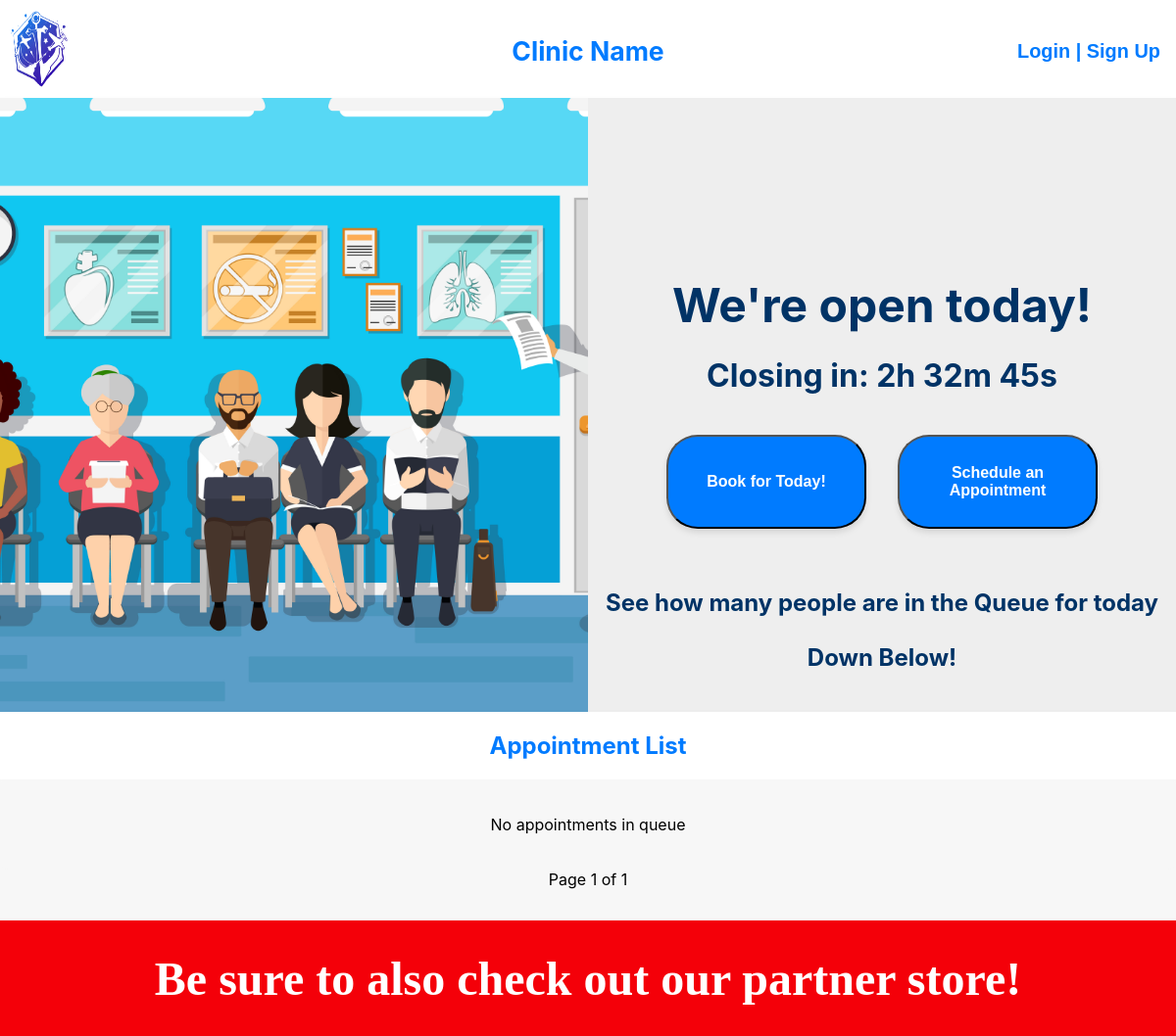
Before: /reception/home (upper part) with the older database file.
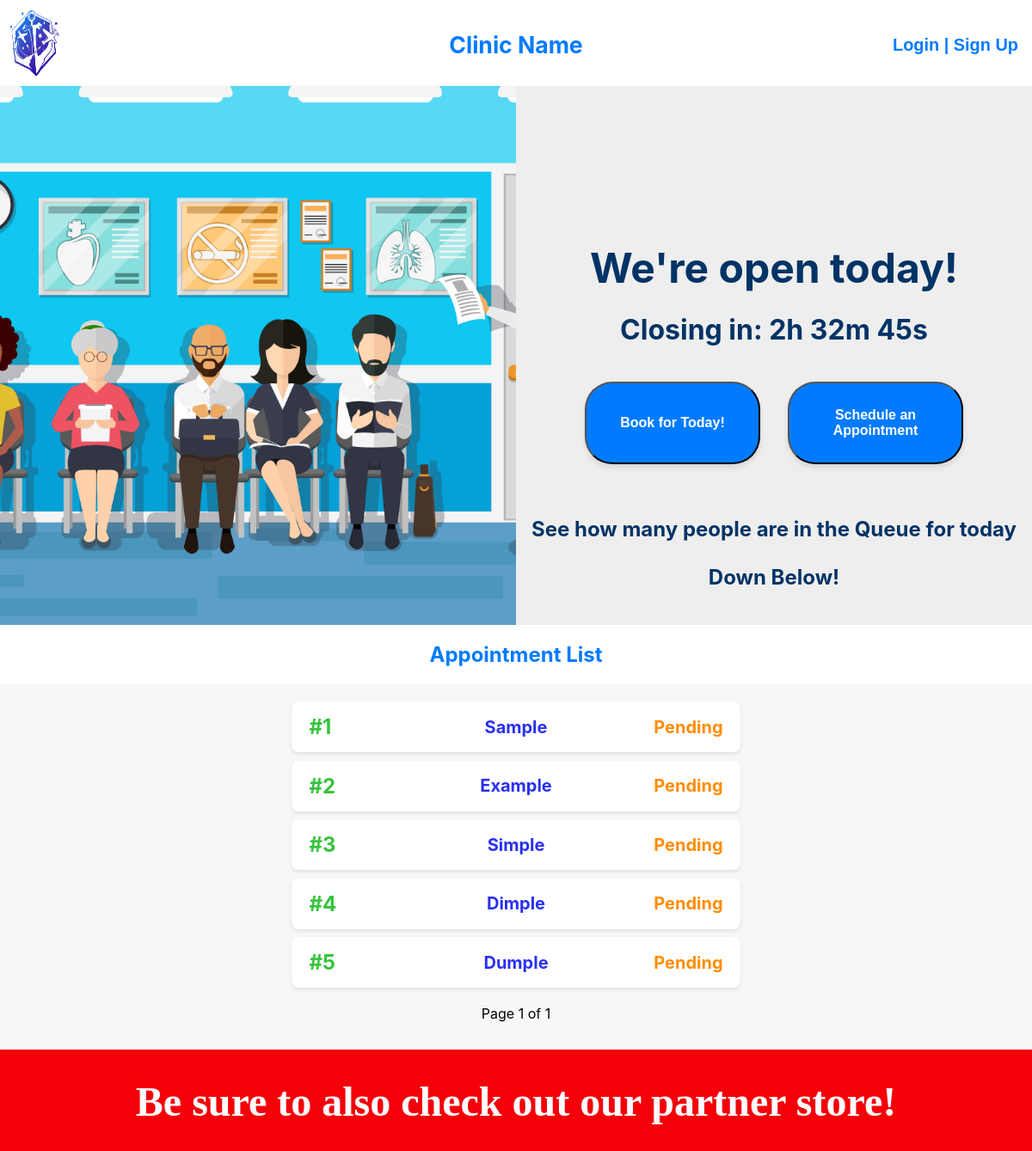
After: the same page with the newer database file.
### Reception/models.py (models this page shows)
class Appointment(models.Model):
    name = models.CharField(max_length=25)
    phone_number = models.CharField(max_length=15)
    date = models.DateField()
    token = models.IntegerField(default=0)
    created_at = models.DateTimeField(auto_now_add=True)
    updated_at = models.DateTimeField(auto_now=True)
    STATUS_CHOICES = [
        ('pending', 'Pending'),
        ('in_progress', 'In Progress'),
        ('completed', 'Completed'),
    ]
    status = models.CharField(
        max_length=15,
        choices=STATUS_CHOICES,
        default='pending',
    )
    class Meta:
        unique_together = ('date', 'token')

### Reception/views.py (the view)
# urls.py: 2. Add a URL to urlpatterns:  path('', views.home, name='home')
def home(request):
    today_aware = timezone.localtime()
    today_date = today_aware.date()
    today_weekday = today_date.weekday()
    closed_days = [3]
    opening_time = time(hour= 14, minute= 0)
    closing_time = time(hour= 20, minute= 0)
    current_time = today_aware.time()
    is_open = (today_weekday not in closed_days) and (opening_time <= current_time < closing_time)
    appointments = Appointment.objects.filter(date=today_date, status__in=['pending', 'in_progress']).order_by('token')
    paginator = Paginator(appointments, 20) # 20 per page
    page_number = request.GET.get('page') # which page are we on
    page_obj = paginator.get_page(page_number) # gives page data and nav helpers
    next_open_day_index = today_weekday
    if current_time < closing_time :
        start_day = 0
    else:
        start_day = 1
    for i in range (start_day, 8):
        next_day = (today_weekday + i) % 7
        if next_day not in closed_days:
            next_open_day_index = next_day
            break
    days_until_open = (next_open_day_index - today_weekday + 7) % 7
    next_open_day_aware = today_aware.replace(
        hour= 0,
        minute= 0,
        second= 0,
        microsecond= 0
    ) + timedelta(days=days_until_open)
    next_open_datetime =  next_open_day_aware.replace(hour=15, minute=0)
    closing_datetime = today_aware.replace(hour= 20, minute= 0, second= 0, microsecond= 0)
    time_to_close = closing_datetime - today_aware
    allow_booking = time_to_close > timedelta(hours= 1)
    user_ip = get_client_ip(request)
    cache_key = f"booking_limit_{user_ip}"
    ip_booking_count = cache.get(cache_key, 0)
    has_booked_today = ip_booking_count >= 5
    weekdays = ["Monday", "Tuesday", "Wednesday", "Thursday", "Friday", "Saturday", "Sunday"]
    next_open_day_name = weekdays[next_open_day_index]
    appointments_today = Appointment.objects.filter(date=today_date).order_by("token")
    context = {
        "appointments" : appointments,
        "is_open" : is_open,
        "next_open_day" : next_open_day_name,
        "page_obj" : page_obj,
        "next_open_datetime" : next_open_datetime.isoformat(),
        "closing_datetime" : closing_datetime.isoformat(),
        "allow_booking" : allow_booking,
        "has_booked_today" : has_booked_today,
        "ip_book_count" : ip_booking_count,
        "days_until_open": days_until_open,
    }
    return render(request, "Reception/home.html", context)

### Reception/views.py (called while the page is built)
def get_client_ip(request):
    x_forwarded_for = request.META.get('HTTP_X_FORWARDED_FOR')
    if x_forwarded_for:
        ip = x_forwarded_for.split(',')[0]
    else:
        ip= request.META.get('REMOTE_ADDR')
    return ip

### Reception/templates/Reception/home.html (shortened to what this page needs)
<!DOCTYPE html>
{% extends 'Reception/base.html' %}
        {% load static %}
        {% block content %}
        <main>
            <section class="status-and-booking">
                {% if is_open %}
                    <div class="clinic-img">
                        <img id="waiting-room-img" src="{% static 'Reception/images/ClinicWaitingRoom.png' %}" alt="Clinic Waiting Room">
                    </div>
                {% endif %}
                <div class="doctor-in">
                    {% if is_open %}
                        <div class="open-headings">
                            <h1>We're open today!</h1>
                            <h3 id="countdown-to-close"></h3>
                        </div>
                        <div class="ap-btn-wrap-open">
                            {% if allow_booking and not has_booked_today %}
                                <button onclick="redirectToTodayForm()" class="ap-today-btn" type="button">
                                    <h4>Book for Today!</h4>
                                </button>
                            {% elif not allow_booking %}
                                <button class="ap-today-btn disabled" type="button" disabled data-tooltip="This button is disabled because the clinic is closing soon.">
                                    <h4>Book for Today!</h4>
                                </button>
                            {% elif has_booked_today %}
                                <button class="ap-today-btn disabled" type="button" disabled data-tooltip="This button is disabled because you have already booked successfully.">
                                    <h4>Book for Today!</h4>
                                </button>
                            {% endif %}
                            <button onclick="redirectToLaterForm()" class="ap-later-btn" type="button"><h4>Schedule an Appointment</h4></button>
                        </div>
                    {% endif %}
                    <div class="list-indicator">
                        <h1>See how many people are in the Queue for today<br>Down Below!</h1>
                    </div>
                </div>
            </section>
            <section class="list">
                {% if is_open %}
                    <div class="ap-check">
                        <h1>Appointment List</h1>
                    </div>
                    <div class="ap-list">
                        <div class="list-container">
                            {% for appointment in appointments %}
                                <div class="queue-item">
                                    <span class="token-number">#{{ appointment.token }}</span>
                                    <span class="patient-name">{{ appointment.name }}</span>
                                    <span class="patient-status">{{ appointment.get_status_display }}</span>
                                </div>
                            {% empty %}
                                <p class="no-appointments">No appointments in queue</p>
                            {% endfor %}
                        </div>
                        <div class="pagination">
                            <span class="step-links">
                                <span class="current">
                                    Page {{ page_obj.number }} of {{ page_obj.paginator.num_pages }}
                                </span>
                            </span>
                        </div>
                    </div>
                {% else %}
                    <div class="closed-queue" style="display: none;">
                        <h1>Sorry, the Clinic is currently closed.</h1>
                    </div>
                {% endif %}
            </section>
            {% if is_open %}
                <div class="shill-heading-open">
                    <h1>Be sure to also check out our partner store!</h1>
                </div>
            {% else %}
                <div class="shill-heading-closed">
                    <h1>In the meantime, you can check out our partner store!</h1>
                </div>
            {% endif %}
        </main>
        {% endblock %}

### Reception/templates/Reception/base.html (shortened to what this page needs)
<!DOCTYPE html>
<html lang="en">
    <head>
        {% load static %}
        <link rel="stylesheet" href="{% static 'Reception/css/style.css' %}">
        <link rel="stylesheet" href="{% static 'Reception/css/form.css' %}">
        <link href="https://fonts.cdnfonts.com/css/coca-cola" rel="stylesheet">
    </head>
    <body>
        <header class="nav-bar">
            <div class="logo">
                <img id="logo-img" src="{% static 'Reception/images/logo.png' %}" alt="Clinic Logo">
            </div>
            <div class="clinic-name">
                <h5>Clinic Name</h5>
            </div>
            <div class="login-wrapper">
                <button class="login-btn" type="button"><h5>Login | Sign Up</h5></button>
            </div>
        </header>
            {% block content %}
            {% endblock %}
    </body>
</html>

### Reception/static/Reception/css/style.css (style rules this page uses)
html, body { margin: 0; padding: 0; height: 100%; font-family: 'Inter', 'Segoe UI', Roboto, sans-serif; }
h1 { color: #007BFF; }
h5 { margin: 0; }
main { display: flex; flex-direction: column; max-width: 100rem; margin: 0 auto; min-height: calc(100vh - 10vh); }
.nav-bar { display: grid; grid-template-columns: 3fr auto 3fr; align-items: center; background-color: white; padding: 10px 10px; height: 10vh; box-shadow: 0 4px 6px rgba(0, 0, 0, 0.1); }
#logo-img { height: 10vh; width: 5vw; }
.login-btn { color: #007BFF; font-size: 1.5rem; font-weight: bold; }
.login-wrapper { justify-self: end; }
.clinic-name { color: #007BFF; font-size: 2rem; font-weight: bold; text-align: center; }
.login-btn { background-color: white; border: none; }
.clinic-img, .store-img { flex: 1; overflow: hidden; }
#waiting-room-img, #storefront-img { float: none; margin: 0; height: 39.2rem; object-fit: cover; display: block; }
.clinic-img img { width: 100%; }
.status-and-booking, .list, .third-section { display: flex; width: 100%; box-shadow: 0 0.25rem 0.375rem rgba(0, 0, 0, 0.1); }
.status-and-booking { min-height: 39rem; background-color: #EEEEEE; }
.doctor-in, .closed-queue, .ap-check, .store-info { display: flex; justify-content: center; flex-direction: column; align-items: center; flex: 1; }
.list { display: flex; flex-direction: column; background-color: #F7F7F7; }
.list .ap-check { background-color: #FFFFFF; }
.ap-list, .pagination { margin-bottom: 1rem; text-align: center; }
.list-container { display: flex; flex-direction: column; align-items: center; gap: 0.6rem; padding: 1.25rem; background-color: #F7F7F7; border-radius: 0.5rem; }
.queue-item { display: grid; grid-template-columns: 1fr 2fr 1fr; align-items: center; gap: 5rem; padding: 0.938rem 1.25rem; background-color: #fff; border-radius: 0.5rem; box-shadow: 0 0.125rem 0.25rem rgba(0, 0, 0, 0.1); }
.token-number { font-size: 1.5rem; font-weight: 700; color: rgb(54, 195, 59); justify-self: start; }
.patient-name { font-size: 1.25rem; font-weight: 700; color: #2930f3; justify-self: center; white-space: nowrap; overflow: hidden; text-overflow: ellipsis; }
.patient-status { font-size: 1.25rem; font-weight: 700; color: #ff8c00; justify-self: end; }
.closed-headings h1, .closed-headings h3, .open-headings h1, .open-headings h3 { margin: 0; }
.doctor-in h1, .closed-headings h1, .ap-closed h1, .closed-queue h1, .open-headings h1 { font-size: 3rem; text-align: center; line-height: 3.5rem; color: #003366; }
.doctor-in { margin-top: 10rem; }
.doctor-in .list-indicator h1 { font-size: 1.5rem; margin-top: 0; }
.shill-heading-closed, .shill-heading-open { background-color: #F40009; }
.shill-heading-open h1, .shill-heading-closed h1 { font-family: cursive; font-size: 3rem; text-align: center; line-height: 3.5rem; color: #FFFFFF; }
.closed-headings h1, .open-headings h1 { margin-top: 1rem; }
.closed-headings h3, .open-headings h3 { font-size: 2rem; text-align: center; line-height: 3.5rem; color: #003366; margin-top: 1rem; margin-bottom: 1rem; }
.ap-btn-wrap-open { display: flex; justify-content: center; align-items: center; gap: 2rem; margin-top: 2vh; margin-bottom: 2vh; }
.ap-today-btn, .ap-later-btn { background-color: #007BFF; color: #FFFFFF; width: 14vw; height: 12vh; font-size: 1rem; margin-bottom: 2rem; box-shadow: 0 4px 6px rgba(0, 0, 0, 0.1); border-radius: 2rem; transition: background-color 0.5s, box-shadow 0.0001s; }
.ap-btn-wrap-closed button, .ap-btn-wrap-open button { width: 17vw; height: 12vh; }

### Reception/static/Reception/css/form.css (style rules this page uses)
html, body { margin: 0; padding: 0; font-size: 1rem; }

Changed rows visible on the page:
added Appointment: token "1", name "Sample", status "Pending"
added Appointment: token "2", name "Example", status "Pending"
added Appointment: token "3", name "Simple", status "Pending"
added Appointment: token "4", name "Dimple", status "Pending"
added Appointment: token "5", name "Dumple", status "Pending"
Other visible differences:
text no longer shown: "No appointments in queue"
